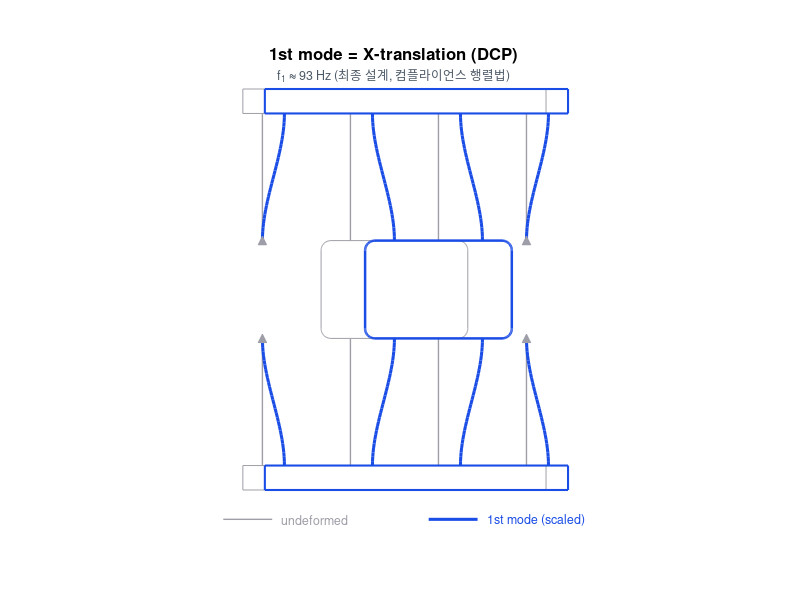

MATLAB code for this plot:
%% make_modeshape_fig.m - 1차 모드형상 (올바른 DCP 구조, 정정본)
%  구조: 중앙 플랫폼 + 전폭 상하 바 + 양옆 4 지점핀 + 16 힌지 (fig0와 동일)
%  1차 모드 = X 병진: 플랫폼 +D, 중간바 +D/2, 지점핀 고정, blade는 guided S자 변형
clear; clc; close all;
figure('Position',[100 100 560 560]); hold on; axis equal off;
gry=[0.62 0.62 0.66]; blue=[0.10 0.30 0.90];
D=9;  S=@(s) 3*s.^2-2*s.^3;            % guided-beam S자 형상, D=모드 스케일(과장)

% blade 정의: {x0, y_bot, y_top, shift_bot, shift_top}  (shift: 핀0 / 바 D/2 / 플랫폼 D)
B={ {46,60,86,D,D/2},{64,60,86,D,D/2}, {46,14,40,D/2,D},{64,14,40,D/2,D}, ...   % 내부
    {28,60,86,0,D/2},{82,60,86,0,D/2}, {28,14,40,D/2,0},{82,14,40,D/2,0} };     % 외부

% ===== 변형 전(undeformed, 회색) =====
rectangle('Position',[24 86 62 5],'EdgeColor',gry,'FaceColor','none');
rectangle('Position',[24  9 62 5],'EdgeColor',gry,'FaceColor','none');
rectangle('Position',[40 40 30 20],'Curvature',0.2,'EdgeColor',gry,'FaceColor','none');
for i=1:8, b=B{i}; plot([b{1} b{1}],[b{2} b{3}],'-','Color',gry,'LineWidth',1); end

% ===== 1차 모드(deformed, 파랑) =====
rectangle('Position',[24+D/2 86 62 5],'EdgeColor',blue,'FaceColor','none','LineWidth',1.5);
rectangle('Position',[24+D/2  9 62 5],'EdgeColor',blue,'FaceColor','none','LineWidth',1.5);
rectangle('Position',[40+D 40 30 20],'Curvature',0.2,'EdgeColor',blue,'FaceColor','none','LineWidth',1.8);
for i=1:8
  b=B{i}; x0=b{1}; yb=b{2}; yt=b{3}; sb=b{4}; st=b{5};
  s=linspace(0,1,30); y=yb+(yt-yb)*s; x=x0+sb+(st-sb)*S(s);
  plot(x,y,'-','Color',blue,'LineWidth',2.2);
end
% 지점핀(고정) 표시
for p=[28 60;82 60;28 40;82 40]', plot(p(1),p(2),'^','Color',gry,'MarkerFaceColor',gry,'MarkerSize',6); end

text(55,98,'1st mode = X-translation (DCP)','HorizontalAlignment','center','FontSize',12,'FontWeight','bold');
text(55,94,'f_1 \approx 93 Hz (최종 설계, 컴플라이언스 행렬법)','HorizontalAlignment','center','FontSize',9,'Color',[0.3 0.35 0.4]);
% 범례
plot([20 30],[3 3],'-','Color',gry,'LineWidth',1); text(32,3,'undeformed','FontSize',9,'Color',gry,'VerticalAlignment','middle');
plot([62 72],[3 3],'-','Color',blue,'LineWidth',2.2); text(74,3,'1st mode (scaled)','FontSize',9,'Color',blue,'VerticalAlignment','middle');

xlim([4 114]); ylim([0 100]);
exportgraphics(gcf,fullfile('..','figure','fig7_fea_modeshape.png'),'Resolution',200);
fprintf('저장: figure/fig7_fea_modeshape.png (올바른 DCP 구조, f1=93Hz)\n');
